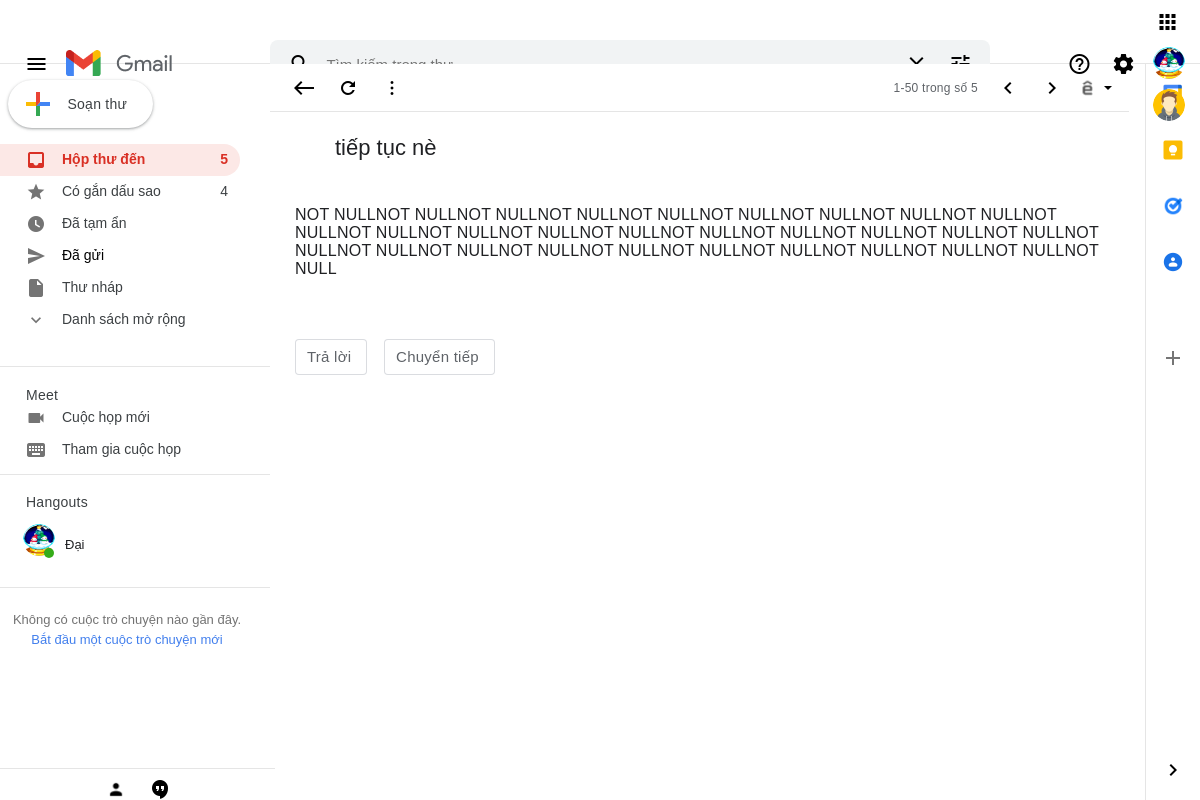
/Source/inbox.php?token=52 (signed in), run on the app's committed database.
### tables this page shows
CREATE TABLE IF NOT EXISTS `tb_client` (
`ID` int(10) NOT NULL,
  `user_id` int(10) NOT NULL,
  `link` varchar(150) DEFAULT NULL,
  `date` timestamp NOT NULL DEFAULT CURRENT_TIMESTAMP
);

CREATE TABLE IF NOT EXISTS `tb_mail` (
`ID` int(10) unsigned NOT NULL,
  `from_user` int(10) unsigned NOT NULL,
  `to_user` int(10) unsigned NOT NULL,
  `subject` text NOT NULL,
  `text` text NOT NULL,
  `time` datetime NOT NULL DEFAULT CURRENT_TIMESTAMP
);

### Source/inbox.php (the view, shortened to what this page needs)
<!DOCTYPE html>
<html lang="en">
<head>
    <link rel="stylesheet" href="/CSE485_Gmail/Source/css/reset.css">
    <link rel="stylesheet" href="/CSE485_Gmail/Source/css/properties.css">
    <link rel="stylesheet" href="/CSE485_Gmail/Source/css/style.css">
    <link rel="stylesheet" href="/CSE485_Gmail/Source/css/general.css">
</head>
<body>
    <div class="container">
        <?php include 'template/header.php'; ?>
        <?php include 'template/left-sidebar.php'; ?>
        <section class="inbox">
        <div class="message-comming">
           <div class="inbox-menu">
                <div class="inbox-menu-group">
                    <div class="inbox-btn-group">
                        <a href="index.php" style="text-decoration:none;">
                            <button class="btn">
                                <span class="material-icons">
                                </span>
                            </button>
                        </a>
                    </div>
                    <button class="btn">
                        <img src="images/icon/refresh.png" alt="Refresh" class="btn-icon-sm">
                    </button>
                    <button class="btn">
                        <img src="images/icon/more_vert.png" alt="More" class="btn-icon-sm">
                    </button>
                </div>
                <div class="inbox-menu-group">
                    <button class="btn-lg btn-alt">
                        <div class="inbox-menu-pagination">
                            1-50 trong số <?php
                    $conn = mysqli_connect('localhost', 'root', '', 'db_gmail');
                    $result = mysqli_query($conn,"SELECT count(ID) AS number FROM tb_mail WHERE to_user = '{$_SESSION['id']}' ");
                    $data = mysqli_fetch_assoc($result);
                    echo $data['number'];
                    ?>
                        </div>
                    </button>
                    <div class="inbox-menu-pagination-btn">
                        <button class="btn btn-pagination">
                            <span class="material-icons">
                            </span>
                        </button>
                        <button class="btn btn-pagination">
                            <span class="material-icons">
                            </span>
                        </button>
                    </div>
                    <div class="inbox-btn-group">
                        <button class="btn-alt">
                            <img src="images/icon/tool.png" alt="Input tools on/off" class="btn-icon-sm btn-icon-alt">
                        </button>
                        <button class="btn-sm btn-alt">
                            <img src="images/icon/arrow_drop_down.png" alt="Select input tool" class="btn-icon-sm btn-icon-alt">
                        </button>
                    </div>
                </div>
            </div>
            <?php
            $conn = mysqli_connect('localhost', 'root', '', 'db_gmail');
            mysqli_set_charset($conn, 'UTF8');
            $text = $_GET['token'];
            $result = mysqli_query($conn, "SELECT * FROM tb_mail WHERE to_user = '{$_SESSION['id']}' AND ID = $text ");
            $row = mysqli_fetch_assoc($result);
            ?>
             <div class="details-subject">
                 <?php
             echo $row['subject'];
                 ?>
                 <br> <br>
             </div>
            <div class="inbox-content">
                <p><?php
                echo $row['text'];
                ?></p>
                <br> <br>
                <a href="#" class="reply">Trả lời</a>
                <a href="#" class="reply">Chuyển tiếp</a>
            </div>
        </div>
        </section>
        <?php include 'template/right-sidebar.php'; ?>
    </div>
</body>
</html>

### Source/template/header.php (shortened to what this page needs)
<link rel="stylesheet" href="https://cdn.jsdelivr.net/npm/bootstrap-icons@1.7.2/font/bootstrap-icons.css">
<header class="header" >
    <div class="header-left">
        <div class="icons">
            <button id="header-menu" class="btn header-menu tooltip" data-info="Main menu">
                <span class="material-icons">menu</span>
            </button>
        </div>
        <a href="index.php" class="header-logo">
            <img src="images/logo_gmail.png" alt="Gmail_Logo">
        </a>
    </div>
    <form class="header-middle" action="search.php">
        <div class="icons">
            <button id="js-header-search" class="btn tooltip" data-info="Search">
            </button>
        </div>
        <div class="icons">
            <button id="js-header-middle" class="btn tooltip" data-info="Search">
            </button>
        </div>
        <div class="icons">
            <button id="header-middle-options" class="btn tooltip" data-info="Options">
            </button>
        </div>
    </form>
    <div class="header-right">
        <div class="dropdown">
        <div class="icons">
            <button id="header-support" class="btn">
                <span class="material-icons">help_outline</span>
            </button>
        </div>
        </div>
        <div class="dropdown">
        <div class="icons">
            <button id="header-settings" class="btn" data-info="Settings">
                <span class="material-icons">settings</span>
            </button>
        </div>
        </div>
        <div class="dropdown">
        <div class="icons">
            <button id="header-apps" class="btn">
                <span class="material-icons">apps</span>
            </button>
        </div>
        <?php
        require_once "config/db.php";
        $result = mysqli_query($conn, "SELECT link FROM tb_client WHERE user_id = '{$_SESSION['id']}' ORDER BY id DESC");
        if (mysqli_num_rows($result) > 0) {
            $row = mysqli_fetch_assoc($result);
            $avatar = "" . $row["link"] . "";
        } else {
            $avatar = "avatar.png";
        }
        ?>
        <div class="icons">
            <button id="header-profile" class="btn tooltip">
                <img src="client/uploads/<?php echo $avatar; ?>" class="btn-icon header-profile">
            </button>
        </div>
        <div class="dropdown">
                    <div class="icons">
                        <button id="header-profile" class="btn tooltip">
                            <img src="images/avatar.png" class="btn-icon header-profile">
                        </button>
                    </div>
                </div>
    </div>
</header>

### Source/template/left-sidebar.php (shortened to what this page needs)
<section class="left-sidebar">
    <div class="left-sidebar-create" id="popup-btn">
        <button class="sidebar-btn-create">
            <img src="images/create.png" alt="create new email" class="sidebar-btn-create-icon">
            <span class="sidebar-btn-create-title">Soạn thư</span>
        </button>
    </div>
    <div class="left-siderbar-label">
        <ul class="labels category-item-list">
            <li class="category-item active">
                <a href="index.php" style="text-decoration:none;color:var(--red);">
                    <div>
                        <img src="images/icon/inbox.png" style="opacity: 1;">
                        <span class="left-sidebar-icon">Hộp thư đến</span>
                    </div>
                </a>
                <span class="category-item-number">
                    <?php
                    $conn = mysqli_connect('localhost', 'root', '', 'db_gmail');
                    $result = mysqli_query($conn, "SELECT count(ID) AS number FROM tb_mail WHERE to_user = '{$_SESSION['id']}' ");
                    $data = mysqli_fetch_assoc($result);
                    echo $data['number'];
                    ?>
                </span>
            </li>
            <li class="category-item">
                <div>
                    <img src="images/icon/star.png">
                    <span class="left-sidebar-icon">Có gắn dấu sao</span>
                </div>
                <span class="category-item-number">4</span>
            </li>
            <li class="category-item">
                <div>
                    <img src="images/icon/watch_later.png">
                    <span class="left-sidebar-icon">Đã tạm ẩn</span>
                </div>
            </li>
            <li class="category-item">
                <a href="sent.php" style="text-decoration:none;color:black">
                    <div>
                        <img src="images/icon/send.png">
                        <span class="left-sidebar-icon">Đã gửi</span>
                    </div>
                </a>
            </li>
            <li class="category-item">
                <div>
                    <img src="images/icon/file.png">
                    <span class="left-sidebar-icon">Thư nháp</span>
                </div>
            </li>
            <ul class="category-item category-item-sub" onclick="click_show_more()">
                <div>
                    <img src="images/icon/expand_more.png">
                    <span class="left-sidebar-icon">Danh sách mở rộng</span>
                </div>
            </ul>
        </ul>
    </div>
    <div class="left-sidebar-connect">
        <div class="connect">
            <span class="category-title">Meet</span>
            <li class="category-item">
                <div>
                    <img src="images/icon/videocam.png">
                    <span class="left-sidebar-icon">Cuộc họp mới</span>
                </div>
            </li>
            <li class="category-item">
                <div>
                    <img src="images/icon/keyboard.png">
                    <span class="left-sidebar-icon">Tham gia cuộc họp</span>
                </div>
            </li>
        </div>
        <?php
        require_once "config/db.php";
        $result = mysqli_query($conn, "SELECT link FROM tb_client WHERE user_id = '{$_SESSION['id']}' ORDER BY id DESC");
        if (mysqli_num_rows($result) > 0) {
            $row = mysqli_fetch_assoc($result);
            $avatar = "" . $row["link"] . "";
        } else {
            $avatar = "avatar.png";
        }
        ?>
        <div class="connect">
            <span class="category-title" style="margin-top: 20px;">Hangouts</span>
            <img class="category-img btn-icon" src="client/uploads/<?php echo $avatar ?>" alt="avatar">
            <div class="dot-green"></div>
            <div class="user-name">
                <?php
                echo "  " . $_SESSION['name'] . "    ";
                ?>
            </div>
        </div>
        <div class="connect hangouts">
            <div class="text-hangout" style="margin-top:25px;"> Không có cuộc trò chuyện nào gần đây.
                <a href="#" class="connect-link" style="margin-top:7px; font-size:13px; text-align: center;">Bắt đầu một
                    cuộc trò chuyện mới</a>
            </div>
        </div>
    </div>
    <div class="left-sidebar-footer">
        <button class="btn">
            <img src="images/icon/person.png" class="btn-icon-sm">
        </button>
        <button class="btn">
            <img src="images/icon/hangout.png" class="btn-icon-sm active">
        </button>
    </div>
</section>

### Source/css/properties.css (style rules this page uses)
:root { --font: 'Roboto', Arial, Helvetica, sans-serif; --font-2: 'Google Sans', 'Roboto', Arial, Helvetica, sans-serif; --black: #202124; --grey: #3c4043; --light-grey: #5f6368; --red: #d93025; --blue: #427fed; --fill-red: #fce8e6; --fill-grey: #f1f3f4; --fill-hover: #b4bdc42a; --fill-border: #e5e5e5; }

### Source/css/style.css (style rules this page uses)
.container { display: grid; grid-template-columns: 270px 1fr 55px; grid-template-rows: auto calc(100vh - 64px); overflow: hidden; }
.inbox { overflow-y: auto; }
.inbox-menu { display: flex; flex-flow: row; align-items: center; justify-content: space-between; height: 48px; width: auto; background-color: white; padding: 0 12px; border-bottom: 1px solid var(--fill-border); margin-right: 16px; }
.inbox-menu-group { display: flex; flex-flow: row; align-items: center; justify-content: center; }
.inbox-btn-group { display: flex; align-items: center; justify-content: center; padding: 0; }
.inbox-menu-pagination { font-family: var(--font); color: var(--light-grey); font-size: 0.75rem; margin-right: 12px; letter-spacing: 0.25px; margin: 0 6px; }
.inbox-menu-pagination-btn { display: flex; align-items: center; }
.inbox-content { margin : 25px; font-family: var(--font); font-size: 16px; letter-spacing: 0.25px; line-height: 18px; }
.text-hangout { font-family: var(--font); text-align: center; font-size: 13px; color: #737373; margin-top: 10px; }
.details-subject { font-family: var(--font-2); font-size: 1.375rem; color :#202124; font-weight: 400; margin : 25px 45px 5px 65px; }
.reply { align-items: center; display: inline-flex; justify-content: center; outline: none; position: relative; font-size: 15px; background: none; border-radius: 4px; color: #5f6368; cursor: pointer; font-weight: 500; height: 36px; outline: none; padding: 0 16px; box-shadow: inset 0 0 0 1px #dadce0; padding-left: 12px; user-select: none; margin-right: 12px; text-decoration: none; margin-top : 25px; }

### Source/template/header.php (style rules this page uses)
.dropdown { position: relative; display: inline-block; }
.header { display: grid; grid-template-columns: 256px 1fr min-content; justify-content: space-between; align-items: center; grid-column-gap: 12px; height: 64px; padding: 0.15rem; background-color: white; border-bottom: 1px solid var(--fill-border); grid-column: 1 / 4; }
.header-left { display: flex; align-items: center; margin: 0 6px; }
.header-middle { display: flex; align-items: center; justify-content: space-between; height: 48px; max-width: 720px; background-color: var(--fill-grey); border-radius: 8px; padding: 3px 8px; transition: box-shadow 350ms ease; }
#header-profile { height: 42px; width: 42px; }
.header-profile { height: 32px; width: 32px; opacity: 1; }
#header-menu { width: 48px; height: 48px; margin: 4px; }
.header-right { display: flex; align-items: center; margin: 0 6px; }
:root { --transition-effect: 0.25s cubic-bezier(.25,-0.59,.82,1.66) .3s; }
body { background: #fff; transition: var(--transition-effect); }

### data on the page
tb_client: link (picture)
tb_mail: subject "tiếp tục nè", text "NOT NULLNOT NULLNOT NULLNOT NULLNOT NULLNOT NULLNOT NULLNOT NULLNOT NULLNOT NULLNOT NULLNOT NULLNOT NULLNOT NULLNOT NULLNOT NULLNOT NULLNOT NULLNOT NULLNOT NULLNOT NULLNOT NULLNOT NULLNOT NULLNOT NULLNOT NULLNOT NULLNOT NULLNOT NULLNOT NULL"

### other printed values
$data['number'] "5"
$_SESSION['name'] "Đại"
